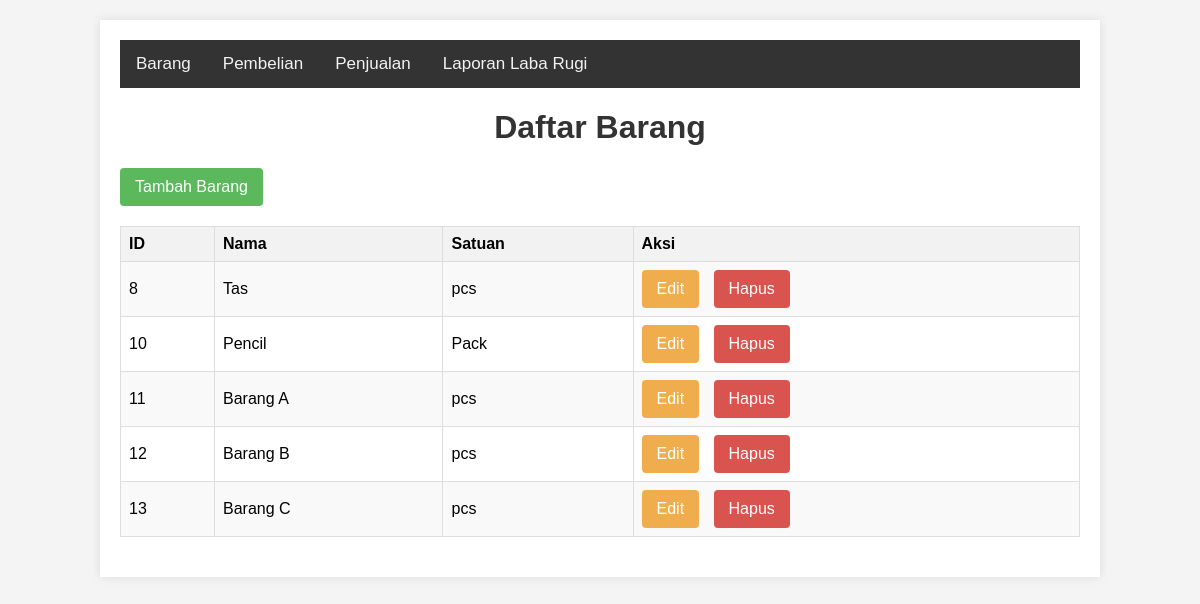
The page / on the database its author committed.
### tables this page shows
CREATE TABLE `barang` (
  `id` int(11) NOT NULL,
  `nama` varchar(100) NOT NULL,
  `satuan` varchar(100) NOT NULL
);

### controller/BarangController.php (called while the page is built, shortened)
<?php
require_once 'model/Barang.php';
class BarangController {
    private $barangModel;
    public function __construct() {
        $this->barangModel = new Barang();
    }
    public function index() {
        $barang = $this->barangModel->getAll();
        include 'view/barang/index.php';
    }
}
?>

### database.php (called while the page is built, shortened)
<?php
function connect() {
    $conn = new mysqli(DB_HOST, DB_USER, DB_PASS, DB_NAME);
    return $conn;
}
?>

### model/Barang.php (called while the page is built, shortened)
<?php
require_once 'database.php';
class Barang {
    private $conn;
    public function __construct() {
        $this->conn = connect();
    }
    public function getAll() {
        $sql = "SELECT * FROM barang";
        $result = $this->conn->query($sql);
        return $result->fetch_all(MYSQLI_ASSOC);
    }
}
?>

### view/barang/index.php (the view, shortened to what this page needs)
<!DOCTYPE html>
<html>
<head>
    <link rel="stylesheet" type="text/css" href="assets/styles.css">
</head>
<body>
    <div class="container">
        <?php include "navigation.php"; ?>
        <h1>Daftar Barang</h1>
        <a class="btn mb-3" href="index.php?action=create">Tambah Barang</a>
        <table border="1">
            <tr>
                <th>ID</th>
                <th>Nama</th>
                <th>Satuan</th>
                <th>Aksi</th>
            </tr>
            <?php foreach ($barang as $item) : ?>
                <tr>
                    <td><?= $item['id'] ?></td>
                    <td><?= $item['nama'] ?></td>
                    <td><?= $item['satuan'] ?></td>
                    <td>
                        <a class="btn btn-edit mr-1" href="index.php?action=edit&id=<?= $item['id'] ?>">Edit</a>
                        <a class="btn btn-delete" href="index.php?action=delete&id=<?= $item['id'] ?>">Hapus</a>
                    </td>
                </tr>
            <?php endforeach; ?>
        </table>
    </div>
</body>
</html>

### assets/styles.css (style rules this page uses)
body { font-family: Arial, sans-serif; background-color: #f4f4f4; margin: 0; padding: 0; }
.container { width: 80%; margin: 20px auto; background: #fff; padding: 20px; box-shadow: 0 0 10px rgba(0, 0, 0, 0.1); }
h1 { text-align: center; color: #333; }
table { width: 100%; border-collapse: collapse; margin-bottom: 20px; }
table, th, td { border: 1px solid #ddd; }
th, td { padding: 8px; text-align: left; }
th { background-color: #f2f2f2; }
tr:nth-child(even) { background-color: #f9f9f9; }
button, .btn { padding: 10px 15px; background-color: #5cb85c; color: white; border: none; border-radius: 4px; cursor: pointer; text-decoration: none; display: inline-block; transition: background-color 0.3s ease; }
a.btn-edit { background-color: #f0ad4e; }
a.btn-delete { background-color: #d9534f; }
.mb-3 { margin-bottom: 20px; }
.mr-1 { margin-right: 10px; }

### rows shown on the page
barang: id "8", nama "Tas", satuan "pcs"
barang: id "10", nama "Pencil", satuan "Pack"
barang: id "11", nama "Barang A", satuan "pcs"
barang: id "12", nama "Barang B", satuan "pcs"
barang: id "13", nama "Barang C", satuan "pcs"
